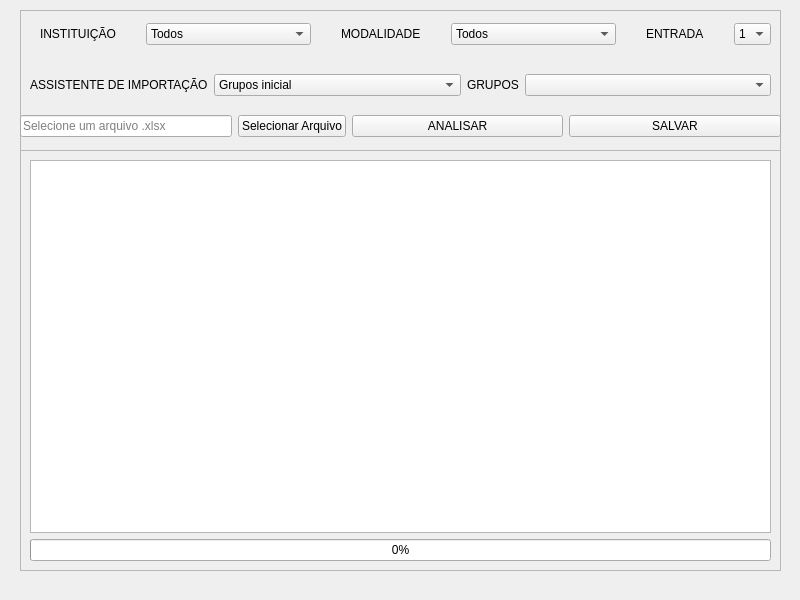
<?xml version="1.0" encoding="UTF-8"?>
<ui version="4.0">
 <class>MainWindow</class>
 <widget class="QMainWindow" name="MainWindow">
  <property name="geometry">
   <rect>
    <x>0</x>
    <y>0</y>
    <width>800</width>
    <height>600</height>
   </rect>
  </property>
  <property name="windowTitle">
   <string>MainWindow</string>
  </property>
  <widget class="QWidget" name="centralwidget">
   <widget class="QFrame" name="frame">
    <property name="geometry">
     <rect>
      <x>20</x>
      <y>10</y>
      <width>761</width>
      <height>141</height>
     </rect>
    </property>
    <property name="frameShape">
     <enum>QFrame::StyledPanel</enum>
    </property>
    <property name="frameShadow">
     <enum>QFrame::Raised</enum>
    </property>
    <widget class="QWidget" name="">
     <property name="geometry">
      <rect>
       <x>0</x>
       <y>0</y>
       <width>761</width>
       <height>131</height>
      </rect>
     </property>
     <layout class="QVBoxLayout" name="verticalLayout">
      <item>
       <layout class="QGridLayout" name="gridLayout" rowstretch="0" columnstretch="0,1,0,1,0,0">
        <property name="sizeConstraint">
         <enum>QLayout::SetDefaultConstraint</enum>
        </property>
        <property name="leftMargin">
         <number>20</number>
        </property>
        <property name="topMargin">
         <number>10</number>
        </property>
        <property name="rightMargin">
         <number>10</number>
        </property>
        <property name="bottomMargin">
         <number>10</number>
        </property>
        <property name="horizontalSpacing">
         <number>30</number>
        </property>
        <property name="verticalSpacing">
         <number>11</number>
        </property>
        <item row="0" column="0">
         <widget class="QLabel" name="label_3">
          <property name="text">
           <string>INSTITUIÇÃO</string>
          </property>
         </widget>
        </item>
        <item row="0" column="1">
         <widget class="QComboBox" name="cbInstituicao">
          <item>
           <property name="text">
            <string>Todos</string>
           </property>
          </item>
          <item>
           <property name="text">
            <string>LifeUnic</string>
           </property>
          </item>
          <item>
           <property name="text">
            <string>Abeu</string>
           </property>
          </item>
          <item>
           <property name="text">
            <string>Unig</string>
           </property>
          </item>
         </widget>
        </item>
        <item row="0" column="2">
         <widget class="QLabel" name="label">
          <property name="text">
           <string>MODALIDADE</string>
          </property>
         </widget>
        </item>
        <item row="0" column="3">
         <widget class="QComboBox" name="cbModalidade">
          <item>
           <property name="text">
            <string>Todos</string>
           </property>
          </item>
          <item>
           <property name="text">
            <string>Semipresencial</string>
           </property>
          </item>
          <item>
           <property name="text">
            <string>EAD</string>
           </property>
          </item>
         </widget>
        </item>
        <item row="0" column="4">
         <widget class="QLabel" name="label_2">
          <property name="text">
           <string>ENTRADA</string>
          </property>
         </widget>
        </item>
        <item row="0" column="5">
         <widget class="QComboBox" name="cbEntrada">
          <item>
           <property name="text">
            <string>1</string>
           </property>
          </item>
          <item>
           <property name="text">
            <string>2</string>
           </property>
          </item>
          <item>
           <property name="text">
            <string>3</string>
           </property>
          </item>
          <item>
           <property name="text">
            <string>4</string>
           </property>
          </item>
         </widget>
        </item>
       </layout>
      </item>
      <item>
       <layout class="QGridLayout" name="gridLayout_2" columnstretch="0,1,0,1">
        <property name="leftMargin">
         <number>10</number>
        </property>
        <property name="topMargin">
         <number>10</number>
        </property>
        <property name="rightMargin">
         <number>10</number>
        </property>
        <property name="bottomMargin">
         <number>10</number>
        </property>
        <item row="0" column="0">
         <widget class="QLabel" name="label_4">
          <property name="text">
           <string>ASSISTENTE DE IMPORTAÇÃO</string>
          </property>
         </widget>
        </item>
        <item row="0" column="1">
         <widget class="QComboBox" name="cbAssistenteImportacoes">
          <item>
           <property name="text">
            <string>Grupos inicial</string>
           </property>
          </item>
          <item>
           <property name="text">
            <string>Plataforma A</string>
           </property>
          </item>
          <item>
           <property name="text">
            <string>Plataforma A (Simplificado)</string>
           </property>
          </item>
          <item>
           <property name="text">
            <string>Plataforma A (Simplificado 2.0)</string>
           </property>
          </item>
         </widget>
        </item>
        <item row="0" column="2">
         <widget class="QLabel" name="label_5">
          <property name="text">
           <string>GRUPOS</string>
          </property>
         </widget>
        </item>
        <item row="0" column="3">
         <widget class="QComboBox" name="cmGrupos"/>
        </item>
       </layout>
      </item>
      <item>
       <layout class="QGridLayout" name="gridLayout_4" columnstretch="1,0,1,1">
        <item row="0" column="0">
         <widget class="QLineEdit" name="inputArquivo">
          <property name="readOnly">
           <bool>true</bool>
          </property>
          <property name="placeholderText">
           <string>Selecione um arquivo .xlsx</string>
          </property>
         </widget>
        </item>
        <item row="0" column="1">
         <widget class="QPushButton" name="btnSelecionarArquivo">
          <property name="text">
           <string>Selecionar Arquivo</string>
          </property>
         </widget>
        </item>
        <item row="0" column="2">
         <widget class="QPushButton" name="btnAnalisar">
          <property name="text">
           <string>ANALISAR</string>
          </property>
         </widget>
        </item>
        <item row="0" column="3">
         <widget class="QPushButton" name="btnSalvar">
          <property name="text">
           <string>SALVAR</string>
          </property>
         </widget>
        </item>
       </layout>
      </item>
     </layout>
    </widget>
   </widget>
   <widget class="QFrame" name="frame_2">
    <property name="geometry">
     <rect>
      <x>20</x>
      <y>150</y>
      <width>761</width>
      <height>421</height>
     </rect>
    </property>
    <property name="frameShape">
     <enum>QFrame::StyledPanel</enum>
    </property>
    <property name="frameShadow">
     <enum>QFrame::Raised</enum>
    </property>
    <layout class="QGridLayout" name="gridLayout_3">
     <item row="0" column="0">
      <widget class="QPlainTextEdit" name="logArea">
       <property name="undoRedoEnabled">
        <bool>false</bool>
       </property>
       <property name="lineWrapMode">
        <enum>QPlainTextEdit::NoWrap</enum>
       </property>
       <property name="readOnly">
        <bool>true</bool>
       </property>
      </widget>
     </item>
     <item row="1" column="0">
      <widget class="QProgressBar" name="progressBar">
       <property name="value">
        <number>0</number>
       </property>
      </widget>
     </item>
    </layout>
   </widget>
  </widget>
 </widget>
 <resources/>
 <connections/>
</ui>
